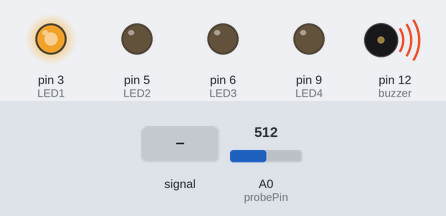
The sketch below on a simulated Arduino Uno, built with avr-gcc and run on an emulated ATmega328P. On the bench: output pins drawn as LEDs (lit = HIGH), buzzer (waves = sounding). The inputs (shaded band) are chosen by the test bench; at power-on: A0 (probePin) = 512. What the sketch prints to the serial monitor is not drawn.

Above: at 6.5 s.
6.6 s: A0 (probePin) fed a 200 Hz sine of ±255 counts around its level
At 7.36 s:
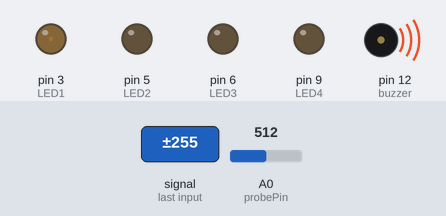
9.6 s: A0 (probePin) set to 716
At 10.4 s:
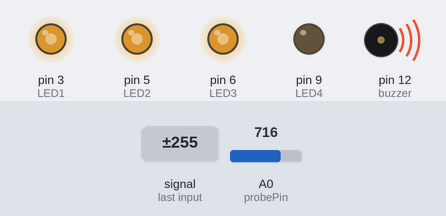
11.2 s: A0 (probePin) fed a 2 Hz sine of ±306 counts around its level
At 12.26 s:
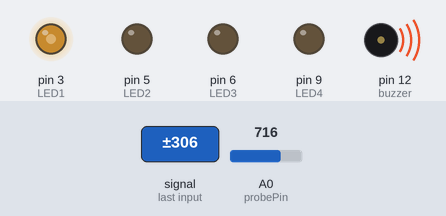
14.2 s: A0 (probePin) set to 0
15.8 s: A0 (probePin) set to 122
At 16.4 s:
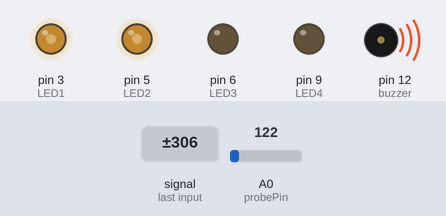
17.4 s: A0 (probePin) set to 306
At 18.3 s:
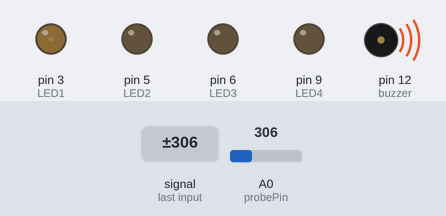
Timing chart, 0 to 20.0 s (numbered marks = the images above; inputs shaded):
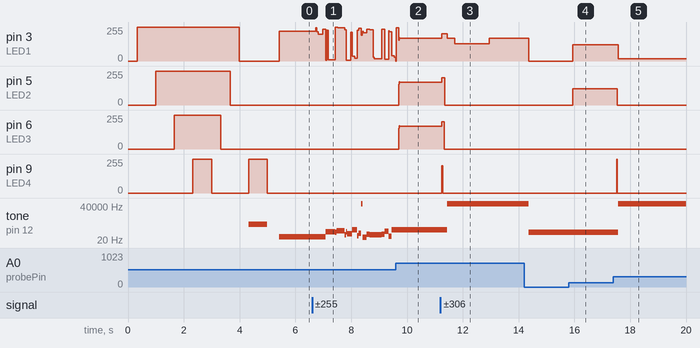

Measured:
- after the input at 6.6 s, tone on pin 12 (buzzer): plays 122 Hz for 0.35 s, 108 Hz for 0.05 s, 152 Hz for 0.29 s, 62 Hz for 0.06 s, 122 Hz for 0.03 s, 81 Hz for 0.18 s … (18 notes in this stretch), starting after 0.48 s
- after the input at 9.6 s, pin 6 (LED3): 0/255 → 171/255 after 0.10 s; tone on pin 12 (buzzer): stops changing and stays 192 Hz
- after the input at 11.2 s, pin 3 (LED1): 171/255 → 204/255 after 0.05 s, → 171/255 0.20 s later, → 129/255 0.26 s later, → 130/255 0.50 s later, … (7 changes in this stretch); pin 5 (LED2): 171/255 → 204/255 after 0.05 s, → 0/255 0.11 s later
- after the input at 15.8 s, pin 3 (LED1), pin 5 (LED2): 0/255 → 122/255 after 0.15 s
- after the input at 17.4 s, pin 3 (LED1): 122/255 → 18/255 after 0.17 s; pin 5 (LED2): 122/255 → 0/255 after 0.13 s; pin 9 (LED4): 0/255 → 255/255 after 0.11 s, → 0/255 0.02 s later; tone on pin 12 (buzzer): 111 Hz → 65128 Hz after 0.17 s

The sketch:

EMFv3.ino
```cpp
#define NUMREADINGS 30
int senseLimit = 1111;
int val = 0;
int probePin = A0;
int LED1 = 3;
int LED2 = 5;
int LED3 = 6;
int LED4 = 9;
int buzzer = 12;
int buzzerTone = 0;
int readings[NUMREADINGS];
int index = 0;
int total = 0;
int average = 0;
void compTest()
{
  analogWrite(LED1, 255);
  delay(666);
  analogWrite(LED2, 255);
  delay(666);
  analogWrite(LED3, 255);
  delay(666);
  analogWrite(LED4, 255);
  delay(666);
  analogWrite(LED4, 0);
  delay(333);
  analogWrite(LED3, 0);
  delay(333);
  analogWrite(LED2, 0);
  delay(333);
  analogWrite(LED1, 0);
  delay(333);
  analogWrite(LED4, 255);
  tone(buzzer, 666);
  delay(666);
  noTone(buzzer);
  analogWrite(LED4, 0);
  delay(333);
}
void setup()
{
  pinMode(LED1, OUTPUT);
  delay(66);
  pinMode(LED2, OUTPUT);
  delay(66);
  pinMode(LED3, OUTPUT);
  delay(66);
  pinMode(LED4, OUTPUT);
  delay(66);
  pinMode(buzzer, OUTPUT);
  delay(66);
  compTest();
  Serial.begin(9600);
  for (int i = 0; i < NUMREADINGS; i++)
    readings[i] = 0;
}

void loop()
{
  val = analogRead(probePin);
  val = constrain(val, 0, senseLimit);
  int sLim = senseLimit;
  if ( senseLimit > 255 ){
    sLim = 255;
  }
  val = map(val, 0, sLim, 0, 1023);
  total -= readings[index];
  readings[index] = val;
  total += readings[index];
  index = (index + 1);
  if (index >= NUMREADINGS) index = 0;
  average = total / NUMREADINGS;
  if (average < 128) {
    analogWrite(LED1, map(average, 0, 1023,0,255));
    buzzerTone = map(average, 0, 1023, 111, 666);
    tone(buzzer, buzzerTone);
    analogWrite(LED2, 0);
    analogWrite(LED3, 0);
    analogWrite(LED4, 0);
  }
  else
  {
    analogWrite(LED1, map(average, 0, 1023,1,255));
    buzzerTone = map(average, 0, 1023, 111, 666);
    tone(buzzer, buzzerTone);
    if (average < 256)
    {
      analogWrite(LED2, 0);
      analogWrite(LED3, 0);
      analogWrite(LED4, 0);
    }
    else
    {
      analogWrite(LED1, map(average, 0, 1023,1,255));
      analogWrite(LED2, map(average, 0, 1023,1,255));
      buzzerTone = map(average, 0, 1023, 222, 666);
      tone(buzzer, buzzerTone);
      if (average < 512)
      {
        analogWrite(LED3, 0);
        analogWrite(LED4, 0);
      }
      else
      {
        analogWrite(LED1, map(average, 0, 1023,1,255));
        analogWrite(LED2, map(average, 0, 1023,1,255));
        analogWrite(LED3, map(average, 0, 1023,1,255));
        buzzerTone = map(average, 0, 1023, 222, 666);
        tone(buzzer, buzzerTone);
        if (average < 768)
        {
          analogWrite(LED4, 0);
        }
        else
        {
          analogWrite(LED1, map(average, 0, 1023,1,255));
          analogWrite(LED2, map(average, 0, 1023,1,255));
          analogWrite(LED3, map(average, 0, 1023,1,255));
          analogWrite(LED4, map(average, 0, 1023,1,255));
          buzzerTone = map(average, 0, 1023, 222, 666);
          tone(buzzer, buzzerTone);
        }
      }
    }
  }
  Serial.println(average);
}
```
